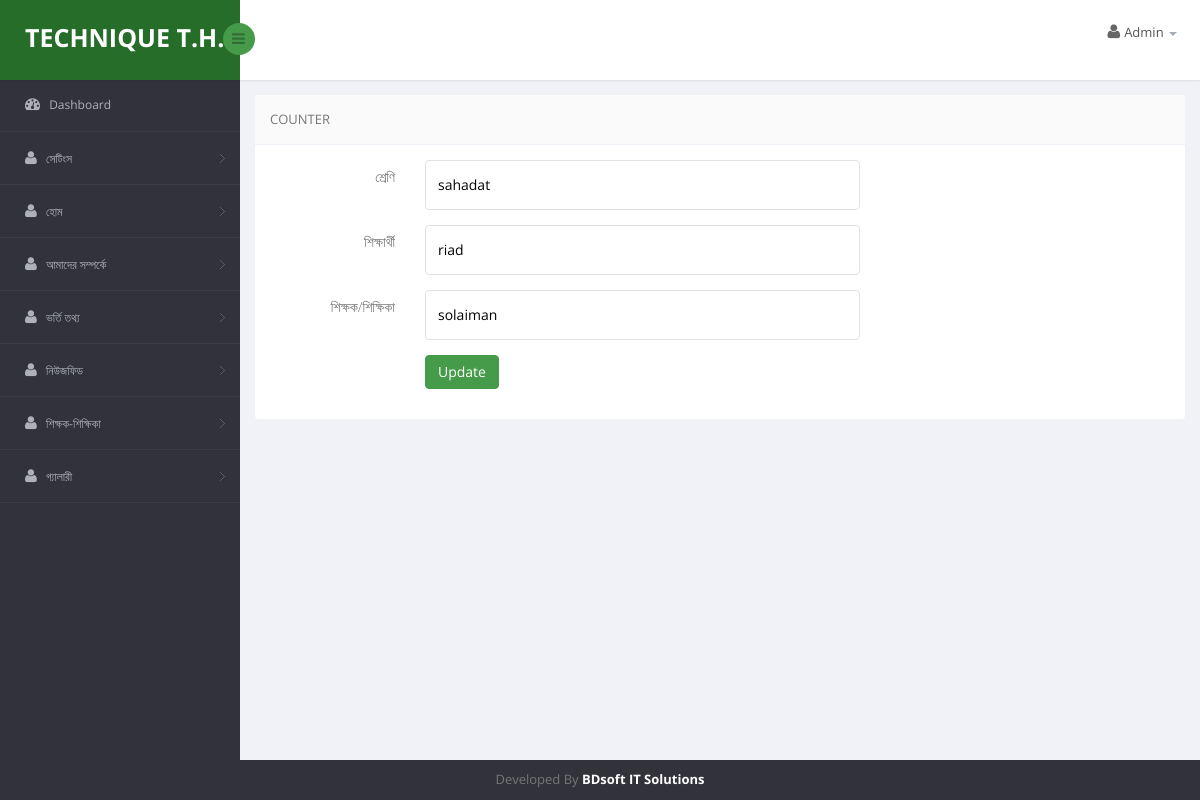
The page /technique_school/soft/counter.php (signed in) on the database its author committed.
### tables this page shows
CREATE TABLE `counter` (
  `counter_id` int(11) NOT NULL,
  `counter_1` text NOT NULL,
  `counter_2` text NOT NULL,
  `counter_3` text NOT NULL,
  `is_updated` int(1) NOT NULL DEFAULT '0',
  `updated_by` int(11) NOT NULL,
  `updated_on` datetime NOT NULL
);

### technique_school/soft/counter.php (the view, shortened to what this page needs)
<?php include 'include/header.php';?>
<?php include 'include/sidebar.php';?>
<?php include 'include/body-top.php';?>
<?php
        $tbl_name="counter";
?>
    <?php
       $sql = "SELECT * FROM $tbl_name WHERE `counter_id` = 1 ";
        $result = mysqli_fetch_array(mysqli_query($con,$sql));
    ?>
     <form class="cmxform form-horizontal " id="signupForm" method="post" action=""  >
        <div class="form-group ">
            <label for="bn_title" class="control-label col-lg-2">শ্রেণি</label>
            <div class="col-lg-6">
                <input type="text" style="height: 50px;" class="form-control" name="counter_1" value="<?=$result['counter_1']?>">
            </div>
        </div>
         <div class="form-group ">
           <label for="en_title" class="control-label col-lg-2">শিক্ষার্থী</label>
            <div class="col-lg-6">
                 <input type="text" style="height: 50px;" class="form-control" name="counter_2" value="<?=$result['counter_2']?>">
            </div>
        </div>
        <div class="form-group ">
           <label for="en_title" class="control-label col-lg-2">শিক্ষক/শিক্ষিকা</label>
            <div class="col-lg-6">
                 <input type="text" style="height: 50px;" class="form-control" name="counter_3" value="<?=$result['counter_3']?>">
            </div>
        </div>
       <div class="form-group">
            <div class="col-lg-offset-2 col-md-offset-2 col-sm-offset-3 col-lg-5">
              <input type="submit" class="btn btn-primary" name="update" value="Update" />
            </div>
        </div>
    </form>
<?php include 'include/body-bottom.php';?>
<?php include 'include/footer.php';?>

### rows shown on the page
counter: counter_1 "sahadat", counter_2 "riad", counter_3 "solaiman"

### other values the page prints
$table_heading "COUNTER"
